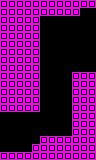

A level layout from a 2D game, rendered from its tile map. Below: a short description, then the map file with tile-grid data replaced by summaries:
An orthogonal 12x20 tile map with 8x8 px tiles, 1 tile layer (main) and 15 objects (15x block).

<map version="1.0" orientation="orthogonal" renderorder="right-down" width="12" height="20" tilewidth="8" tileheight="8" nextobjectid="50">
 <properties>
  <property name="L" type="int" value="3" />
  <property name="R" type="int" value="1" />
  <property name="type" value="tunnel" />
 </properties>
 <tileset firstgid="1" name="tiles" tilewidth="8" tileheight="8" tilecount="24" columns="6">
  <image source="../../../images/tiles.png" width="48" height="32" />
  <tile id="1">
   <properties>
    <property name="type" value="open" />
   </properties>
  </tile>
 </tileset>
 <layer name="main" width="12" height="20">
  <data>[240 cells, 133 non-empty, 1 distinct tile ids]</data>
 </layer>
 <objectgroup name="objects" />
 <objectgroup name="hazards">
  <object id="35" type="block" gid="2" x="16" y="120" width="8" height="8" />
  <object id="36" type="block" gid="2" x="24" y="120" width="8" height="8" />
  <object id="37" type="block" gid="2" x="16" y="128" width="8" height="8" />
  <object id="38" type="block" gid="2" x="24" y="128" width="8" height="8" />
  <object id="39" type="block" gid="2" x="24" y="136" width="8" height="8" />
  <object id="40" type="block" gid="2" x="16" y="136" width="8" height="8" />
  <object id="41" type="block" gid="2" x="16" y="144" width="8" height="8" />
  <object id="42" type="block" gid="2" x="8" y="152" width="8" height="8" />
  <object id="43" type="block" gid="2" x="16" y="152" width="8" height="8" />
  <object id="44" type="block" gid="2" x="24" y="152" width="8" height="8" />
  <object id="45" type="block" gid="2" x="24" y="144" width="8" height="8" />
  <object id="46" type="block" gid="2" x="8" y="144" width="8" height="8" />
  <object id="47" type="block" gid="2" x="8" y="136" width="8" height="8" />
  <object id="48" type="block" gid="2" x="8" y="128" width="8" height="8" />
  <object id="49" type="block" gid="2" x="8" y="120" width="8" height="8" />
 </objectgroup>
</map>
